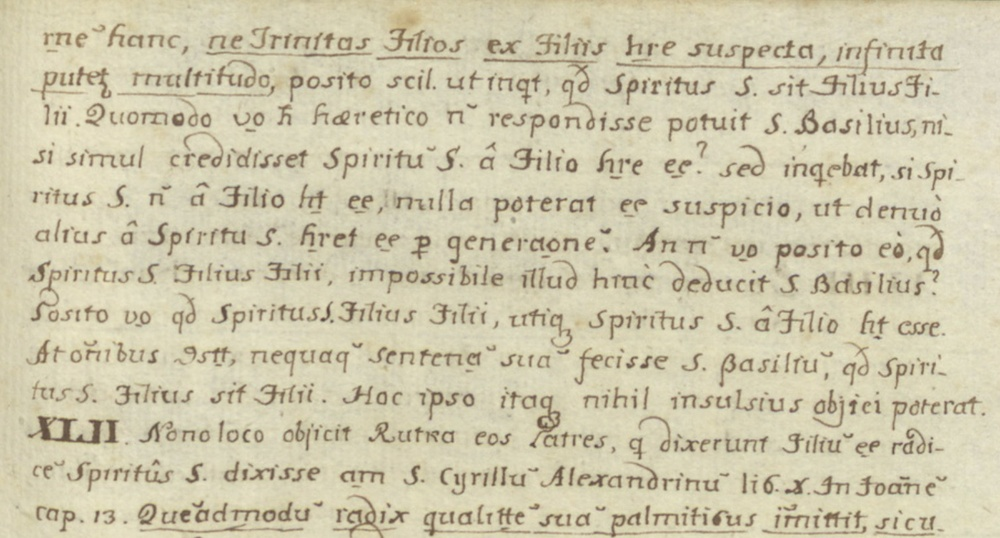
#> input picture Mohit/Test.jpeg, 1000 x 538 px, shrunk from 1507 x 811 before the run; the run also reads 1 picture not shown here
$ jupyter execute Gaussian_Blur.ipynb   (older library calls are emulated)
#> lines starting #> are read from the running program, lines starting #| are printed output that depends on the picture; after the words box and inside, x2 and y2 are one past the last pixel; in counts of white or black regions, pixels touching at a corner belong together; long printed decimals are rounded
[cell 1]
import cv2
import matplotlib.pyplot as plt

# Load original document
original = cv2.imread("Test.jpeg", cv2.IMREAD_GRAYSCALE)
#> original: shape (538, 1000); min 74, max 231, mean 198.1

# Apply Gaussian blur
blurred = cv2.GaussianBlur(original, (9, 9), 2)

# Display both
plt.figure(figsize=(12, 5))

plt.subplot(1, 2, 1)
plt.imshow(original, cmap="gray")
plt.title("Original")
plt.axis("off")

plt.subplot(1, 2, 2)
plt.imshow(blurred, cmap="gray")
plt.title("Gaussian Blur")
plt.axis("off")

plt.show()

blur_settings = [
    ((9, 9), 2),
    ((15, 15), 3),
    ((21, 21), 5),
    ((31, 31), 7)
]

plt.figure(figsize=(15, 8))

for i, (kernel, sigma) in enumerate(blur_settings):
    blurred = cv2.GaussianBlur(original, kernel, sigma)

    plt.subplot(2, 2, i + 1)
    plt.imshow(blurred, cmap="gray", vmin=0, vmax=255)
    plt.title(f"Kernel: {kernel}, Sigma: {sigma}")
    plt.axis("off")

plt.tight_layout()
plt.show()

[cell 2]
import numpy as np
# Load original
original = cv2.imread("Test.jpeg", cv2.IMREAD_GRAYSCALE)

# Create a Gaussian kernel
kernel_size = 15
sigma = 3

g = cv2.getGaussianKernel(kernel_size, sigma)
kernel = g @ g.T

# Blur the image using that kernel
blurred = cv2.filter2D(original, -1, kernel)

# Wiener deconvolution
def wiener_deblur(image, kernel, K=0.001):
#> called with kernel = array of shape (15, 15), K = 0.001
    image = image.astype(np.float32) / 255.0

    # Pad and align kernel with the image
    h, w = image.shape
#> h = 538; w = 1000
    kh, kw = kernel.shape

    psf = np.zeros((h, w), dtype=np.float32)
    psf[:kh, :kw] = kernel
    psf = np.roll(psf, (-kh // 2 + 1, -kw // 2 + 1), axis=(0, 1))

    # Fourier transforms
    G = np.fft.fft2(image)
    H = np.fft.fft2(psf)

    # Wiener filter
    F = (np.conj(H) / (np.abs(H)**2 + K)) * G

    # Convert back to spatial domain
    restored = np.real(np.fft.ifft2(F))
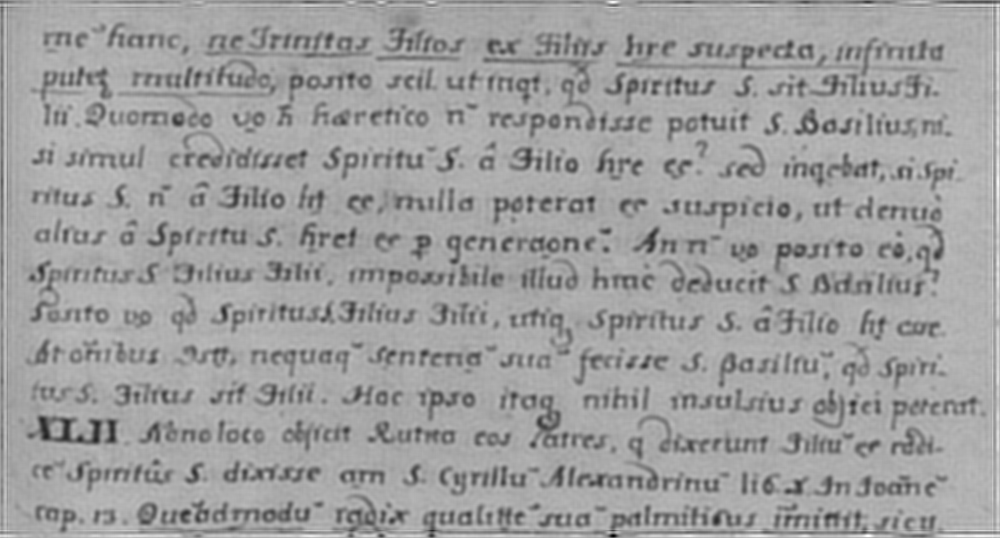
#> restored: shape (538, 1000) float64; min 0.134, max 1.16, mean 0.776; drawn with min black and max white

    return np.clip(restored * 255, 0, 255).astype(np.uint8)

restored = wiener_deblur(blurred, kernel)

# Compare
fig, axes = plt.subplots(1, 3, figsize=(16, 5))

for ax, img, title in zip(
    axes,
    [original, blurred, restored],
    ["Original", "Gaussian Blur", "Wiener Restored"]
):
    ax.imshow(img, cmap="gray", vmin=0, vmax=255)
    ax.set_title(title)
    ax.axis("off")
#> this loop made 3 passes
#> title on passes 1 to 3: 'Original', 'Gaussian Blur', 'Wiener Restored'

plt.tight_layout()
plt.show()

[cell 3]
from skimage.metrics import peak_signal_noise_ratio

# Compare blurred image against original
psnr_blurred = peak_signal_noise_ratio(original, blurred)
#> psnr_blurred = 23.66


# Compare restored image against original
psnr_restored = peak_signal_noise_ratio(original, restored)
#> psnr_restored = 27.61


print("Gaussian Blurred:")
print(f"PSNR: {psnr_blurred:.2f} dB")
#| PSNR: 23.66 dB

print("\nWiener Restored:")
print(f"PSNR: {psnr_restored:.2f} dB")
#| PSNR: 27.61 dB

[cell 4]
import numpy as np
import matplotlib.pyplot as plt
from skimage.metrics import peak_signal_noise_ratio as psnr

# Different K values to experiment with
k_values = [0.00001, 0.0001, 0.001, 0.01, 0.1]

psnr_results = []
restored_images = []

for k in k_values:

    # Restore using current K value
    result = wiener_deblur(blurred, kernel, K=k)

    # Compare restored image to original
    score = psnr(original, result, data_range=255)

    psnr_results.append(score)
    restored_images.append(result)

    print(f"K = {k}: PSNR = {score:.2f} dB")
#> this loop made 5 passes
#> score on passes 1 to 5: 17.78, 24.2, 27.61, 26.07, 20.35
#| K = 1e-05: PSNR = 17.78 dB
#| K = 0.0001: PSNR = 24.20 dB
#| K = 0.001: PSNR = 27.61 dB
#| K = 0.01: PSNR = 26.07 dB
#| K = 0.1: PSNR = 20.35 dB
#> pass 1, `result = wiener_deblur(blurred, kernel, K=k)`:
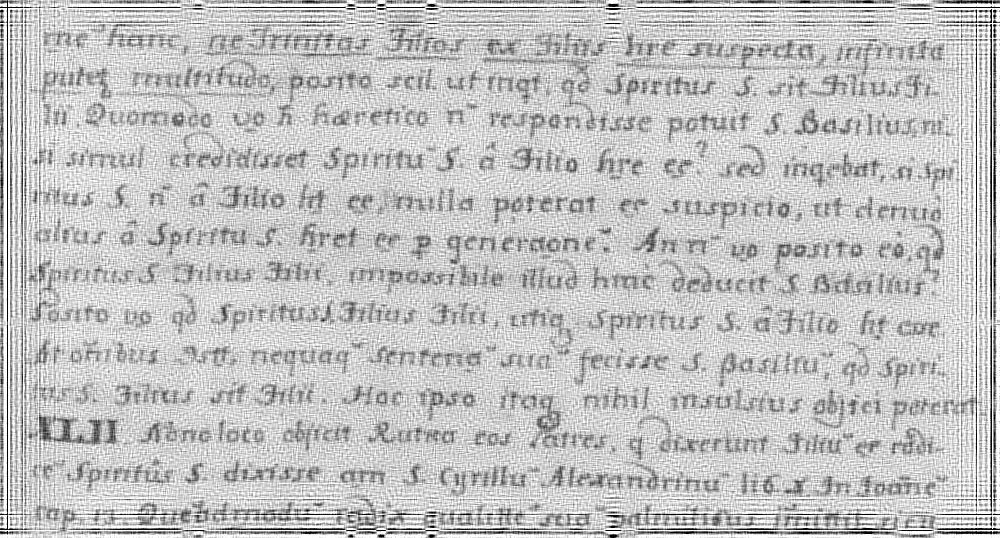
#> result: shape (538, 1000); min 0, max 255, mean 195.3
#> after the loop, psnr_results = [17.78, 24.2, 27.61, 26.07, 20.35]; restored_images = 5 items

# Find the best K value
best_index = np.argmax(psnr_results)
#> best_index = 2
best_k = k_values[best_index]
#> best_k = 0.001

print(f"\nBest K: {best_k}")
#| Best K: 0.001
print(f"Best PSNR: {psnr_results[best_index]:.2f} dB")
#| Best PSNR: 27.61 dB

[cell 5]
plt.figure(figsize=(9, 5))

plt.plot(k_values, psnr_results, marker="o")

plt.xscale("log")
plt.xlabel("Wiener K Value")
plt.ylabel("PSNR (dB)")
plt.title("Effect of K on Wiener Restoration")
plt.grid(True)

plt.show()
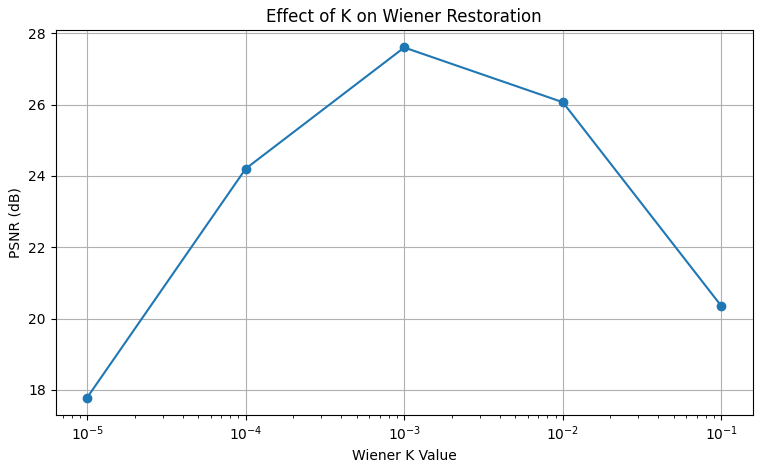
#> figure drawn by matplotlib, 1 panel

[cell 6]
k_values = np.logspace(-3.5, -2, 30)

psnr_results = []

for k in k_values:
    result = wiener_deblur(blurred, kernel, K=k)
    score = psnr(original, result, data_range=255)
    psnr_results.append(score)
#> this loop made 30 passes
#> score on passes 1 to 12: 26.79, 26.95, 27.1, 27.22, 27.33, 27.42, 27.49, 27.54, 27.58, 27.6, 27.61, 27.6
#> after the loop, psnr_results = 30 values, max 27.61 at index 10, min 26.07 at index 29, mean 27.12

best_index = np.argmax(psnr_results)
#> best_index = 10
best_k = k_values[best_index]
#> best_k = 0.00104

print(f"Best K: {best_k:.6f}")
#| Best K: 0.00104
print(f"Best PSNR: {psnr_results[best_index]:.2f} dB")
#| Best PSNR: 27.61 dB

plt.figure(figsize=(9, 5))
plt.plot(k_values, psnr_results, marker=".")
plt.axvline(best_k, linestyle="--", label=f"Best K = {best_k:.6f}")
plt.xscale("log")
plt.xlabel("K")
plt.ylabel("PSNR (dB)")
plt.title("Fine-tuning Wiener Regularisation")
plt.legend()
plt.grid(True)
plt.show()
#> figure, not shown here; curve peaks at x = 0.00104, y = 27.61

[cell 7]
import cv2
import numpy as np
import matplotlib.pyplot as plt

# Known sigma for testing only
test_sigma = 3.0

# Apply Gaussian blur
blurred = cv2.GaussianBlur(
    original,
    (0, 0),
    sigmaX=test_sigma
)

# Fourier transform with a Hann window
img = blurred.astype(np.float32) / 255.0

window_y = np.hanning(img.shape[0])
window_x = np.hanning(img.shape[1])
window = np.outer(window_y, window_x)

fft = np.fft.fftshift(np.fft.fft2(img * window))

# Display Fourier spectrum
spectrum = np.log1p(np.abs(fft))

fig, axes = plt.subplots(1, 2, figsize=(12, 5))

axes[0].imshow(blurred, cmap="gray")
axes[0].set_title(f"Gaussian Blur (σ = {test_sigma})")

axes[1].imshow(spectrum, cmap="gray")
axes[1].set_title("Fourier Magnitude Spectrum")

for ax in axes:
    ax.axis("off")
#> this loop made 2 passes

plt.tight_layout()
plt.show()

[cell 8]
# Calculate distance from the centre of the spectrum
h, w = spectrum.shape
#> h = 538; w = 1000
cy, cx = h // 2, w // 2
#> cy = 269; cx = 500

y, x = np.indices((h, w))

# Normalised frequency distance
radius = np.sqrt(
    ((x - cx) / w)**2 +
    ((y - cy) / h)**2
)

# Divide frequencies into groups
bins = np.linspace(0, 0.25, 100)

radial_profile = []

for i in range(len(bins) - 1):
    mask = (radius >= bins[i]) & (radius < bins[i + 1])

    radial_profile.append(
        np.mean(spectrum[mask]) if np.any(mask) else 0
    )
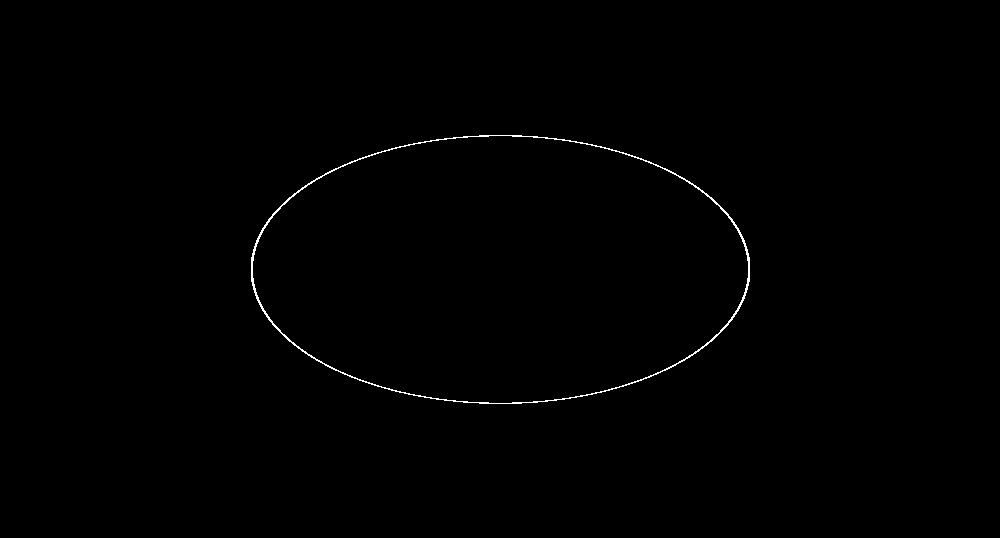
#> mask: shape (538, 1000) bool; 0.39% white in thin lines or dots, all inside (x1, y1, x2, y2) = (251, 135, 750, 404)
#> after the loop, radial_profile = 99 values, max 9.68 at index 0, min 0.231 at index 94, mean 2.01

# Plot average magnitude at each frequency
plt.figure(figsize=(10, 4))

plt.plot(bins[:-1], radial_profile)

plt.xlabel("Spatial Frequency (cycles/pixel)")
plt.ylabel("Average Log Magnitude")
plt.title("Gaussian Blur Frequency Profile")

plt.grid(True)
plt.show()
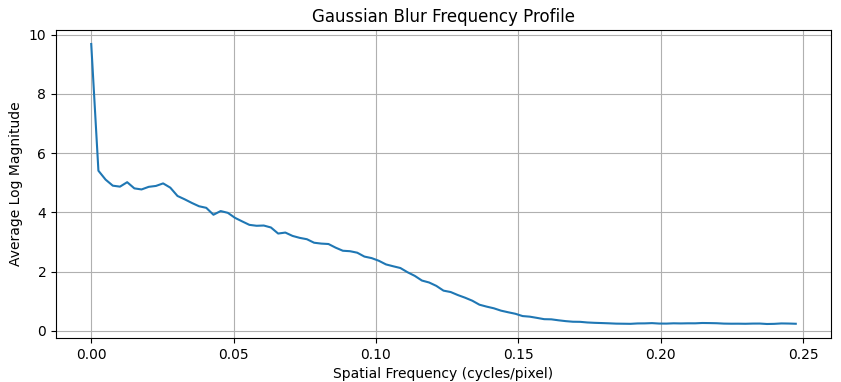
#> figure drawn by matplotlib, 1 panel; curve peaks at x = 0, y = 9.68

[cell 9]
from scipy.optimize import curve_fit

# Gaussian decay model
def gaussian_decay(f, A, b, C):
    return A * np.exp(-b * f**2) + C

# Convert our profile into arrays
freq = (bins[:-1] + bins[1:]) / 2
values = np.array(radial_profile)
#> values has the same summary as radial_profile

# Ignore the very centre and the flat outer region
mask = (freq > 0.01) & (freq < 0.15)

# Fit the model to our measured spectrum
params, _ = curve_fit(
    gaussian_decay,
    freq[mask],
    values[mask],
    p0=[6, 100, 0],
    bounds=([0, 0, 0], [np.inf, np.inf, np.inf]),
    maxfev=10000
)
#> params = [4.92, 79.09, 1e-19]

A, b, C = params
#> A = 4.92; b = 79.09; C = 1e-19

estimated_sigma = np.sqrt(b / (2 * np.pi**2))
#> estimated_sigma = 2

print(f"Actual sigma: {test_sigma}")
print(f"Estimated sigma: {estimated_sigma:.2f}")
#| Estimated sigma: 2.00

# Compare measured and fitted curves
plt.figure(figsize=(10, 4))

plt.plot(freq, values, label="Measured spectrum")
plt.plot(
    freq,
    gaussian_decay(freq, *params),
    "--",
    label="Fitted curve"
)

plt.xlabel("Spatial Frequency")
plt.ylabel("Average Log Magnitude")
plt.title("Gaussian Blur Sigma Estimation")
plt.legend()
plt.grid(True)
plt.show()
#> figure, not shown here; curve peaks at x = 0.00126, y = 9.68; curve peaks at x = 0.00126, y = 4.92

[cell 10]
def measure_edge_sharpness(image):
    # Convert to floating point
    img = image.astype(np.float32)

    # Calculate horizontal and vertical gradients
    gx = cv2.Sobel(img, cv2.CV_32F, 1, 0, ksize=3)
    gy = cv2.Sobel(img, cv2.CV_32F, 0, 1, ksize=3)

    # Calculate gradient magnitude
    magnitude = cv2.magnitude(gx, gy)
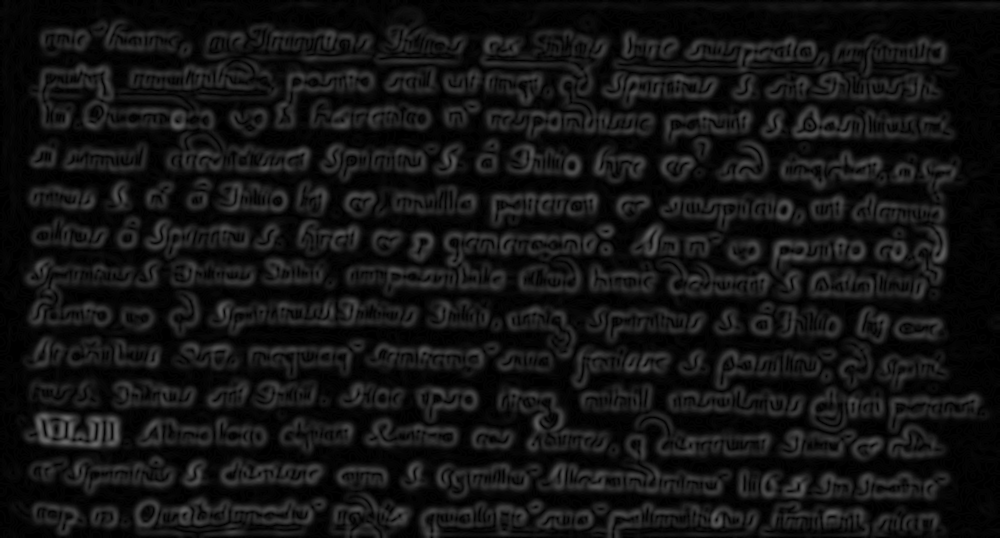
#> magnitude: shape (538, 1000) float32; min 0, max 109.4, mean 19.2

    # Focus on stronger edges
    threshold = np.percentile(magnitude, 90)
#> threshold = 43.93
    strong_edges = magnitude[magnitude > threshold]

    return np.mean(strong_edges)


sharpness = measure_edge_sharpness(blurred)
#> sharpness = 53.57

print(f"Edge sharpness: {sharpness:.2f}")
#| Edge sharpness: 53.57

[cell 11]
sigmas = [1, 2, 3, 4, 5]
sharpness_scores = []

for sigma in sigmas:
    test_blur = cv2.GaussianBlur(
        original, (0, 0), sigmaX=sigma
    )

    score = measure_edge_sharpness(test_blur)
    sharpness_scores.append(score)

    print(f"Sigma: {sigma}, Sharpness: {score:.2f}")
#> this loop made 5 passes
#> (threshold in measure_edge_sharpness, score) on passes 1 to 5: (148.1, 178.3), (76.11, 91.83), (43.93, 53.57), (31.14, 37.16), (24.04, 28.05)
#| Sigma: 1, Sharpness: 178.32
#| Sigma: 2, Sharpness: 91.83
#| Sigma: 3, Sharpness: 53.57
#| Sigma: 4, Sharpness: 37.16
#| Sigma: 5, Sharpness: 28.05
#> pass 1, in measure_edge_sharpness (call 2), `gx = cv2.Sobel(img, cv2.CV_32F, 1, 0, ksize=3)`:
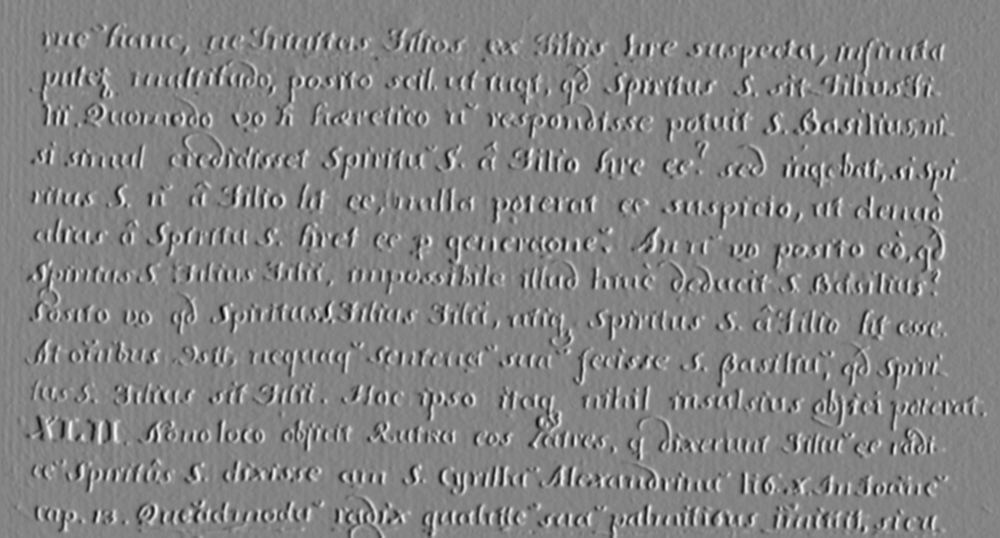
#> gx: shape (538, 1000) float32; min -294, max 273, mean 0.1; drawn with min black and max white
#> pass 1, in measure_edge_sharpness (call 2), `gy = cv2.Sobel(img, cv2.CV_32F, 0, 1, ksize=3)`:
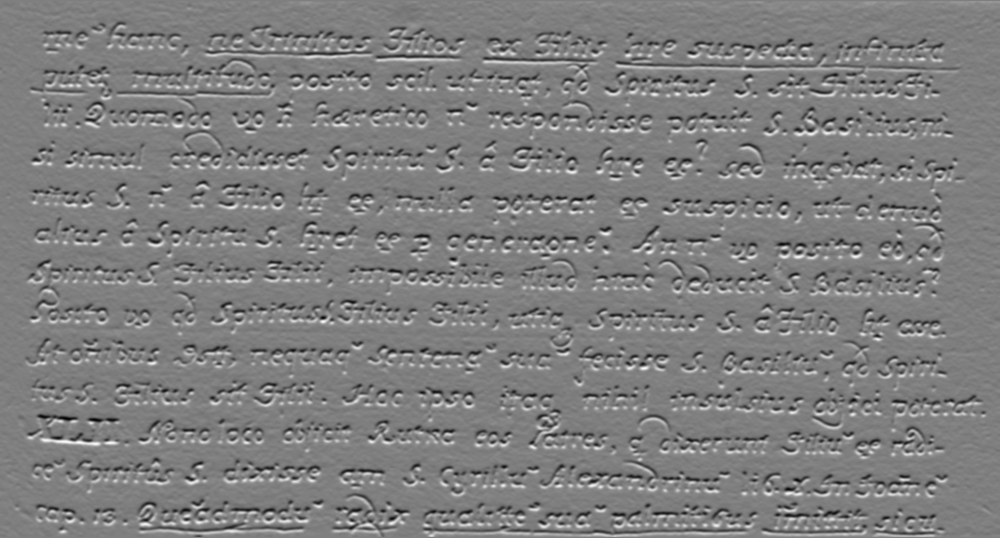
#> gy: shape (538, 1000) float32; min -273, max 275, mean 0.2; drawn with min black and max white
#> after the loop, sharpness_scores = [178.3, 91.83, 53.57, 37.16, 28.05]

plt.figure(figsize=(8, 4))
plt.plot(sigmas, sharpness_scores, marker="o")

plt.xlabel("Gaussian Sigma")
plt.ylabel("Edge Sharpness")
plt.title("Gaussian Blur vs Edge Sharpness")
plt.grid(True)
plt.show()
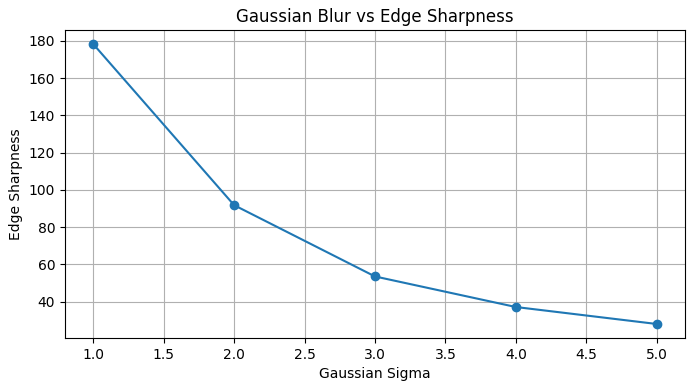
#> figure drawn by matplotlib, 1 panel

[cell 12]
# Convert calibration measurements to arrays
calibration_sigmas = np.array(sigmas, dtype=float)
#> calibration_sigmas = [1, 2, 3, 4, 5]
calibration_scores = np.array(sharpness_scores)
#> calibration_scores = [178.3, 91.83, 53.57, 37.16, 28.05]

def estimate_gaussian_sigma(image):
    # Measure the sharpness of the input image
    score = measure_edge_sharpness(image)
#> score = 53.57

    # Convert sharpness back into an estimated sigma
    estimated = np.interp(
        score,
        calibration_scores[::-1],
        calibration_sigmas[::-1]
    )
#> estimated = 3

    return estimated


estimated_sigma = estimate_gaussian_sigma(blurred)
#> estimated_sigma = 3

print(f"Actual sigma: {test_sigma}")
print(f"Estimated sigma: {estimated_sigma:.2f}")
#| Estimated sigma: 3.00

[cell 13]
test_sigma = 2.5

blurred = cv2.GaussianBlur(
    original,
    (0, 0),
    sigmaX=test_sigma
)

estimated_sigma = estimate_gaussian_sigma(blurred)
#> estimated_sigma = 2.61

print(f"Actual sigma: {test_sigma}")
print(f"Estimated sigma: {estimated_sigma:.2f}")
#| Estimated sigma: 2.61

[cell 14]
# Generate Gaussian kernel using estimated sigma
kernel_size = int(6 * estimated_sigma + 1)
#> kernel_size = 16
kernel_size = kernel_size if kernel_size % 2 == 1 else kernel_size + 1
#> kernel_size = 17

gaussian_1d = cv2.getGaussianKernel(
    kernel_size, estimated_sigma
)
#> gaussian_1d = 17 values, max 0.153 at index 8, min 0.00142 at index 0, mean 0.0588

estimated_kernel = gaussian_1d @ gaussian_1d.T

# Restore using estimated Gaussian kernel
restored = wiener_deblur(
    blurred,
    estimated_kernel,
    K=0.001887
)
#> in wiener_deblur (call 37), `psf = np.zeros((h, w), dtype=np.float32)`: psf: shape (538, 1000) float32; every value is 0
#> in wiener_deblur (call 37), `psf[:kh, :kw] = kernel`: psf: shape (538, 1000) float32; min 0, max 0.0233, mean 1.86e-06

# Compare results
fig, axes = plt.subplots(1, 3, figsize=(15, 5))

axes[0].imshow(original, cmap="gray")
axes[0].set_title("Original")

axes[1].imshow(blurred, cmap="gray")
axes[1].set_title(f"Blurred (σ = {test_sigma})")

axes[2].imshow(restored, cmap="gray")
axes[2].set_title(f"Restored (Estimated σ = {estimated_sigma:.2f})")

for ax in axes:
    ax.axis("off")
#> this loop made 3 passes

plt.tight_layout()
plt.show()

print(f"Blurred PSNR: {cv2.PSNR(original, blurred):.2f} dB")
#| Blurred PSNR: 24.47 dB
print(f"Restored PSNR: {cv2.PSNR(original, restored):.2f} dB")
#| Restored PSNR: 29.17 dB

[cell 15]
# Test Gaussian estimation on a different manuscript

# Load the new image
test2 = cv2.imread("test2.png", cv2.IMREAD_GRAYSCALE)

if test2 is None:
    raise FileNotFoundError("Could not find test2.jpeg")

# Apply a known Gaussian blur for testing
test_sigma = 2.5

test2_blurred = cv2.GaussianBlur(
    test2, (0, 0), sigmaX=test_sigma
)

# Estimate sigma using our EXISTING calibration
estimated_sigma = estimate_gaussian_sigma(test2_blurred)
#> estimated_sigma = 2.09

print(f"Actual sigma: {test_sigma}")
print(f"Estimated sigma: {estimated_sigma:.2f}")
#| Estimated sigma: 2.09

# Generate Gaussian kernel from estimated sigma
kernel_size = int(6 * estimated_sigma + 1)
#> kernel_size = 13
if kernel_size % 2 == 0:
    kernel_size += 1

gaussian_1d = cv2.getGaussianKernel(
    kernel_size, estimated_sigma
)
#> gaussian_1d = [0.00315, 0.011, 0.0308, 0.0684, 0.121, 0.17, 0.191, 0.17, 0.121, 0.0684, 0.0308, 0.011, 0.00315]

estimated_kernel = gaussian_1d @ gaussian_1d.T

# Restore using Wiener deconvolution
restored = wiener_deblur(
    test2_blurred,
    estimated_kernel,
    K=0.001887
)

# Display comparison
fig, axes = plt.subplots(1, 3, figsize=(15, 5))

axes[0].imshow(test2, cmap="gray")
axes[0].set_title("Original Test 2")

axes[1].imshow(test2_blurred, cmap="gray")
axes[1].set_title(f"Blurred (σ = {test_sigma})")

axes[2].imshow(restored, cmap="gray")
axes[2].set_title(f"Restored (Estimated σ = {estimated_sigma:.2f})")

for ax in axes:
    ax.axis("off")

plt.tight_layout()
plt.show()

# Compare PSNR
print(f"Blurred PSNR: {cv2.PSNR(test2, test2_blurred):.2f} dB")
#| Blurred PSNR: 16.49 dB
print(f"Restored PSNR: {cv2.PSNR(test2, restored):.2f} dB")
#| Restored PSNR: 17.25 dB
